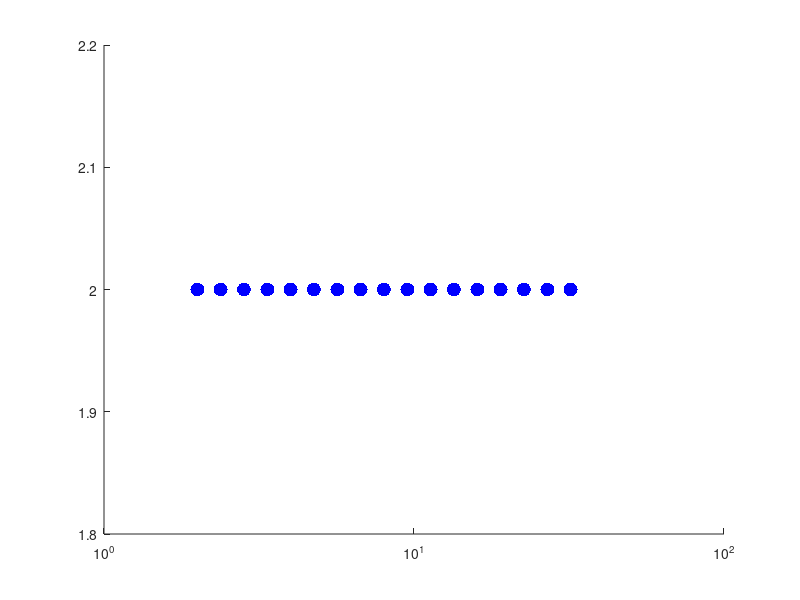

This figure's MATLAB source: (Note: this script raises an error after producing the figure.)
function [ trialDur, experimentDuration_m, ml_total ] = plan_stim_params( n_jitter_trials, n_perdic_trials, ml_per_m )

if nargin<3
    n_jitter_trials = 20;
    n_perdic_trials = 10;
    ml_per_m = 0.27;
end

AMrates = 2.^[1:0.25:5];

nreps = 2;
trialDur = nreps*sum(1./AMrates);
totalDur_jitter = n_jitter_trials * trialDur; %sec

totalDur_perdic = ceil(length(AMrates)/4) *trialDur * n_perdic_trials;

ITI = 0;

experimentDuration_s = totalDur_jitter + totalDur_perdic + (ITI*n_jitter_trials + ITI*n_perdic_trials*ceil(length(AMrates)/4));
experimentDuration_m = experimentDuration_s/60;

ml_total = experimentDuration_m * ml_per_m;



figure; hold on
set(gca,'XScale','log')
plot(AMrates,2.*ones(size(AMrates)),'.b','MarkerSize',30)
plot(AMrates(1:2:end),3.*ones(size(AMrates(1:4:end))),'.k','MarkerSize',30)
ylim([0 10])
set(gca,'xtick',[1 2 4 8 16 32 64])



% rng('shuffle')
% rateVec = AMrates(randperm(length(AMrates)));

